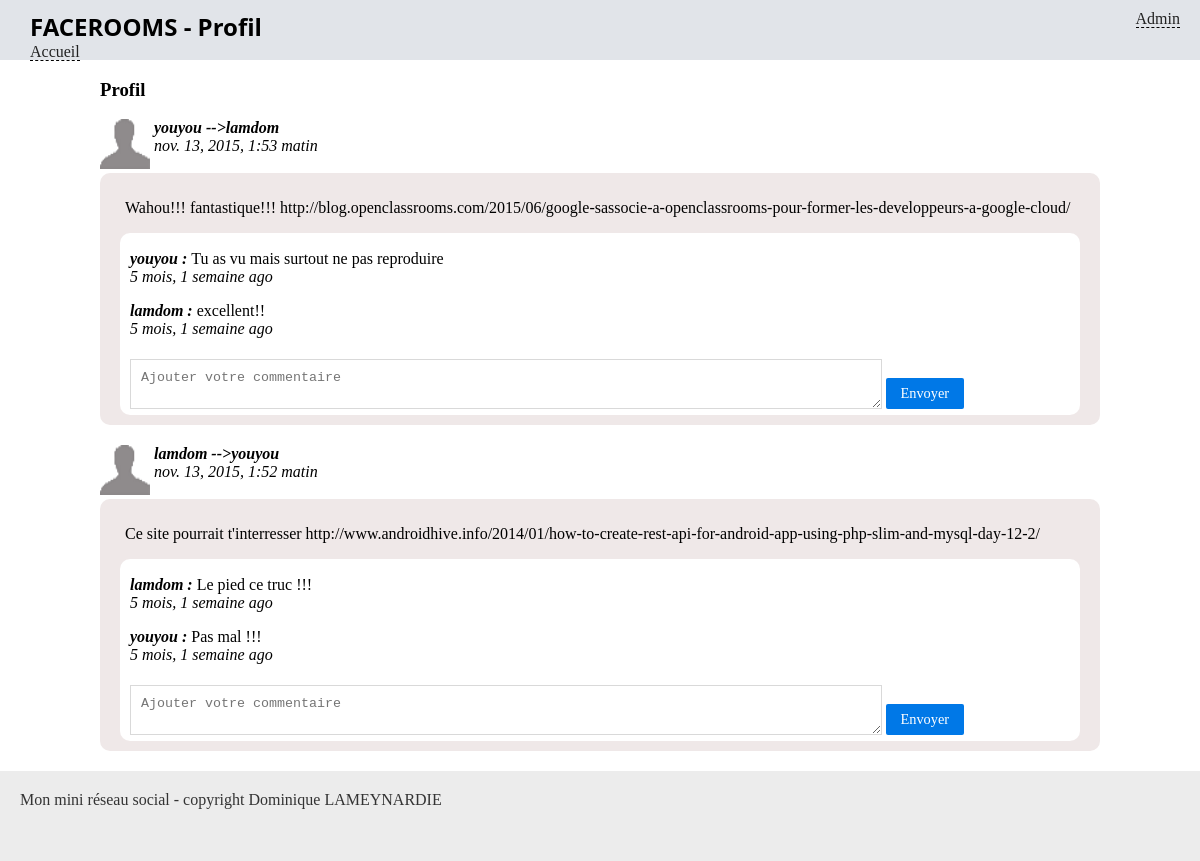
/social/youyou, run on the app's committed database.
### social/models.py (models this page shows, shortened)
class MessageClassic(models.Model):
    date_message = models.DateTimeField(auto_now_add=True, verbose_name="Date du message")
    contenu_message = models.TextField(null=True, verbose_name="Contenu du message")
    auteur_message = models.ForeignKey(Auteur, verbose_name="Auteur du message")
    def commentaires(self):
        return self.commentaire_set.all()
    def recup_message_membre(self):
        if hasattr(self, 'messagemembre'):#on vérifie que l'attribut existe
            return self.messagemembre.destinataire_message
        return None

class Auteur(models.Model):
    pseudo = models.CharField(max_length=25)
    Avatar = models.FileField(null=True, blank=True, upload_to="avatars/")
    nom = models.CharField(max_length=35)
    prenom = models.CharField(max_length=25)
    email = models.EmailField(max_length=70)
    date = models.DateTimeField(auto_now_add=True, auto_now=False, verbose_name="Date d'inscription")
    def __str__(self):
        return self.pseudo

class MessageMembre(MessageClassic):# hérite de MessageClassic et a un attribut en plus
    destinataire_message = models.ForeignKey(Auteur, verbose_name="Destinataire du message")

class Commentaire(models.Model):
    date_commentaire = models.DateTimeField(auto_now_add=True)
    contenu_commentaire = models.TextField(null=True)
    auteur_commentaire = models.ForeignKey(Auteur)
    message = models.ForeignKey(MessageClassic)
    class Meta:
        ordering = ['-date_commentaire'] #trie les commentaires par date décroissante

### social/views.py (the view)
# urls.py: url(r'^(?P<pseudo>\w+)$', 'profil', name='profil'),
def profil(request, pseudo):
    list_message = MessageClassic.objects.all().order_by('-date_message').select_related('messagemembre')
    return render(request, 'social/profil.html', locals())

### social/templates/social/profil.html (shortened to what this page needs)
{% extends "base.html" %}
{% load i18n staticfiles %}
{% load humanize %}
{% block entete %}
    <h1>FACEROOMS - Profil</h1>
    <a href="{% url 'accueil' %}" id="accueil">Accueil</a>
{% endblock %}
{% block content %}
    <h3>Profil</h3>
    {% for message in list_message %}
        {% if message.auteur_message.pseudo == pseudo or message.recup_message_membre.pseudo == pseudo %}
            <div>
                <img src="{% static 'social/avatar.png' %}" alt="">
                <div class="infos">
                    <span id="auth">
                        {{ message.auteur_message }}
                        {% if message.recup_message_membre %}
                            -->{{ message.recup_message_membre }}
                        {% endif %}
                    </span><br>
                    {{ message.date_message }}
                </div>
                <div class="message">
                    <p id="text_message">{{ message.contenu_message }}</p>
                        <div class="commentaire">
                            {% for commentaire in message.commentaires %}
                                <p>
                                    <span class="info_auteur_com">{{ commentaire.auteur_commentaire}} : </span>
                                    {{ commentaire.contenu_commentaire }}<br>
                                    <span class="info_time_com">{{ commentaire.date_commentaire|naturaltime}}</span>
                                </p>
                            {% endfor %}
                            <form action="#">
                                <textarea name="comment" id="comment" cols="30" rows="10" placeholder="Ajouter votre commentaire"></textarea>
                                <input class="formulaire" type="submit" value="Envoyer">
                            </form>
                        </div>
                </div>
            </div>
        {% endif %}
    {% endfor %}
{% endblock %}

### social/static/social/styles.css (style rules this page uses)
* { box-sizing: border-box; }
body { margin: 0; padding: 0; }
a { color: #222; border-bottom: 1px dashed #000; text-decoration: none; }
header h1 { margin: 0 30px; font-size: 1.5em; font-family: 'Open Sans'; }
#accueil { margin: 0px 30px; }
form input, form select, form textarea { border: 1px solid #d9d9d9; color: #343434; margin: 5px 0px 5px 0px; padding: 10px; vertical-align: bottom }
form textarea { height: 50px; width: 80%; }
input[type="submit"] { background-color: #0078E7; color: #FFF; font-family: Verdana; font-size: 0.9em; padding: 0.5em 1em; border: 0px none transparent; text-decoration: none; border-radius: 2px; display: inline-block; }
.message { border-radius: 10px 10px 10px 10px; padding: 10px 10px 5px 10px; margin-bottom: 20px; background-color: #efe8e8; }
#text_message { padding: 0px 15px; }
.infos { display: inline-block; width: 200px; height:50px; vertical-align: top; font-style: italic; }
#auth { font-weight: bold; }
img { display:inline-block; width:50px; height:50px; }
.commentaire { border-radius: 10px 10px 10px 10px; padding: 1px 10px 1px 10px; margin: 5px 10px 5px 10px; background-color: white; }
.info_auteur_com { font-style: italic; font-weight: bold; }
.info_time_com { font-style: italic; }

### data on the page
MessageClassic: auteur_message "youyou", recup_message_membre "lamdom", date_message "nov. 13, 2015, 1:53 matin", contenu_message "Wahou!!! fantastique!!! http://blog.openclassrooms.com/2015/06/google-sassocie-a-openclassrooms-pour-former-les-developpeurs-a-google-cloud/"
Commentaire: auteur_commentaire "youyou", contenu_commentaire "Tu as vu mais surtout ne pas reproduire", date_commentaire "5 mois, 1 semaine ago"
Commentaire: auteur_commentaire "lamdom", contenu_commentaire "excellent!!", date_commentaire "5 mois, 1 semaine ago"
MessageClassic: auteur_message "lamdom", recup_message_membre "youyou", date_message "nov. 13, 2015, 1:52 matin", contenu_message "Ce site pourrait t'interresser http://www.androidhive.info/2014/01/how-to-create-rest-api-for-android-app-using-php-slim-and-mysql-day-12-2/"
Commentaire: auteur_commentaire "lamdom", contenu_commentaire "Le pied ce truc !!!", date_commentaire "5 mois, 1 semaine ago"
Commentaire: auteur_commentaire "youyou", contenu_commentaire "Pas mal !!!", date_commentaire "5 mois, 1 semaine ago"
